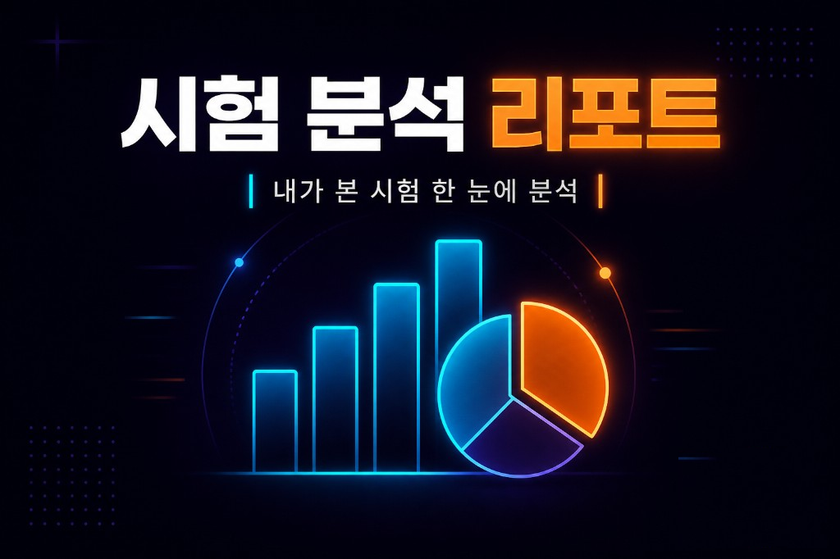
#> input picture share-exam-report.png, 840 x 559 px, shrunk from 1024 x 682 before the run, found by its file name
$ python pad-share-square.py
#> lines starting #> are read from the running program, lines starting #| are printed output that depends on the picture
"""Pad share images to 1:1 square for KakaoTalk."""
from __future__ import annotations

from pathlib import Path

from PIL import Image

ROOT = Path(__file__).resolve().parents[1]
IMG_DIR = ROOT / "로고, 이미지"
FILES = [IMG_DIR / "share-exam-report.png", IMG_DIR / "share-exam-report-alt.png"]


def to_square(path: Path) -> None:
    im = Image.open(path).convert("RGBA")
#> im is the input picture: PIL image 840x559 RGBA; mean R, G, B, A 23.5, 21.6, 33.9, 255
    w, h = im.size
#> w = 840; h = 559
    if w == h:
        print(f"{path.name}: already {w}x{h}")
        return
    side = min(w, h)
#> side = 559
    left = (w - side) // 2
#> left = 140
    top = (h - side) // 2
#> top = 0
    im = im.crop((left, top, left + side, top + side))
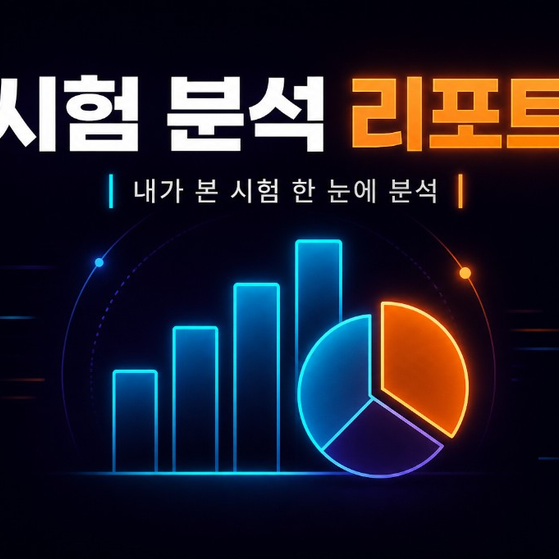
#> im: PIL image 559x559 RGBA; mean R, G, B, A 33.4, 31.3, 44.5, 255
    im.save(path, format="PNG", optimize=True)
    print(f"{path.name}: cropped to {side}x{side}")
#| share-exam-report.png: cropped to 559x559


def main() -> None:
    for p in FILES:
        if p.is_file():
            to_square(p)


if __name__ == "__main__":
    main()
